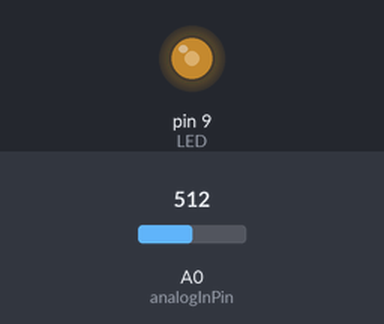
Simulated run of this sketch. Board: Arduino Uno, built with avr-gcc and run on an emulated ATmega328P. On the bench: output pins drawn as LEDs (lit = HIGH). The inputs (shaded band) are chosen by the test bench; at power-on: A0 (analogInPin) = 512.

Above: at 1.2 s.
1.3 s: A0 (analogInPin) set to 716
At 2.1 s:
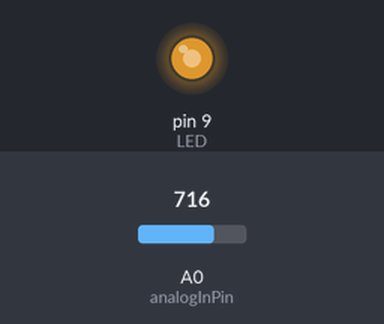
2.8 s: A0 (analogInPin) set to 900
At 3.3 s:
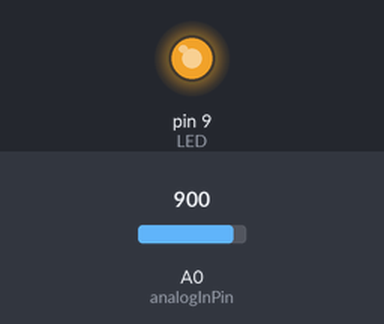
4.3 s: A0 (analogInPin) set to 122
At 5.5 s:
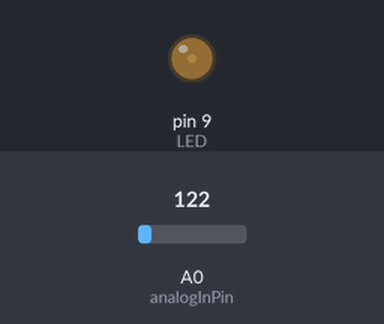
5.8 s: A0 (analogInPin) set to 0
At 6.8 s:
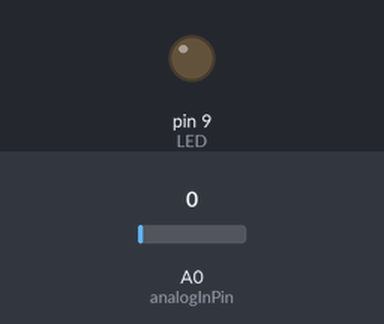
7.3 s: A0 (analogInPin) set to 511
At 7.9 s:
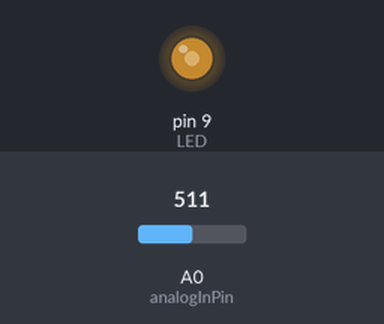
Timing chart, 0 to 9.8 s (numbered marks = the images above; inputs shaded):
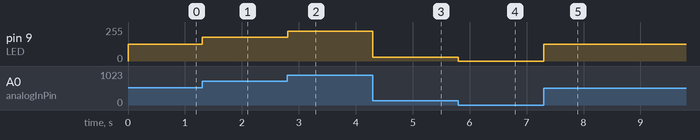

The sketch:

036_Potentiometer.ino
```cpp
//A full description of this module (and many others) can be downloaded at: https://eve_arduino

const int analogInPin = A0;
const int LED = 9;

int sensorValue = 0;
int outputValue = 0;

void setup()
{
}

void loop()
{
  sensorValue = analogRead(analogInPin);
  outputValue = map(sensorValue, 0, 1023, 0, 255);
  analogWrite(LED, outputValue);
  delay(2);
}
```

Measured:
- after the input at 1.3 s, pin 9 (LED): 127/255 → 178/255 at once
- after the input at 2.8 s, pin 9 (LED): 178/255 → 224/255 at once
- after the input at 4.3 s, pin 9 (LED): 224/255 → 30/255 at once
- after the input at 5.8 s, pin 9 (LED): 30/255 → 0/255 at once
- after the input at 7.3 s, pin 9 (LED): 0/255 → 127/255 at once
